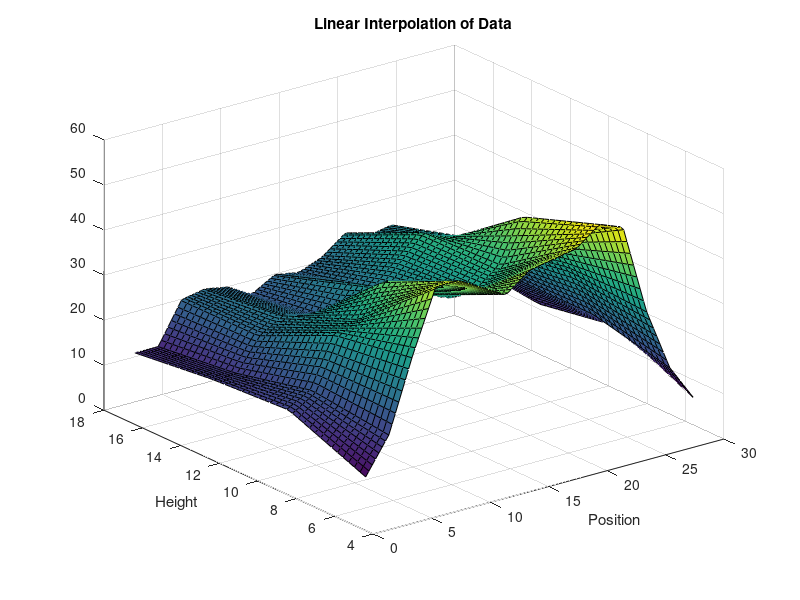
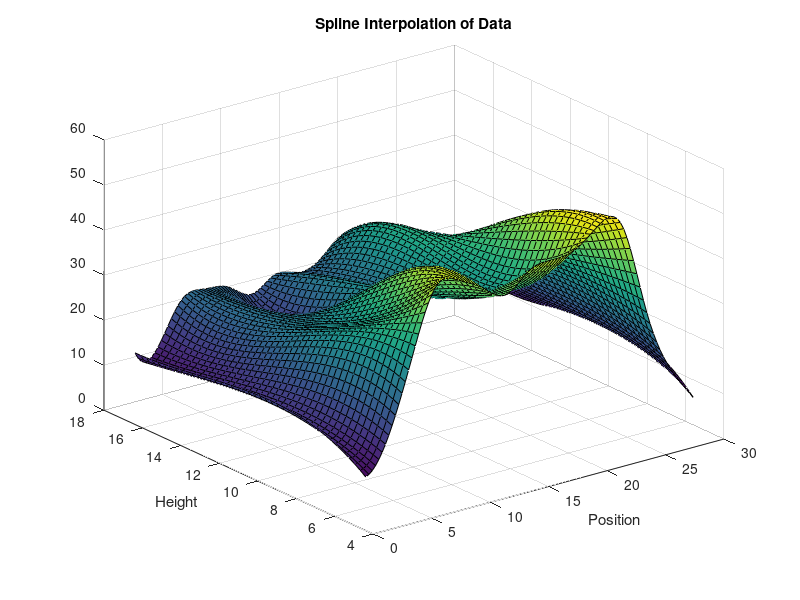

Reproduce these figures in MATLAB, in order.

 clear all; close all; clc;
 x = [1 3 5 7 9 11 13 15 17 19 21 23 25 27 29];
 y=  [5 9 13 17];
 Z = [10 18 34 48 48 45 42 46 47 48 52 50 30 16 8
    17 20 31 33 40 38 34 32 32 36 46 40 31 20 16
    16 16 23 26 24 22 29 26 31 36 33 32 28 20 13
    14 14 23 24 23 20 23 22 24 28 26 27 22 20 15];

[X, Y] = meshgrid(x, y);

xi = linspace(1, 29, 100);
yi = linspace(5, 17, 100 * (12/28)); %keep the aspect ratio
[XI, YI] = meshgrid(xi, yi);

ZI1 = interp2(X,Y,Z,XI,YI)
figure
surf(XI,YI,ZI1);
title('Linear Interpolation of Data');
xlabel('Position') % x-axis label
ylabel('Height') % y-axis label

ZI2 = interp2(X,Y,Z,XI,YI,'spline')
figure
surf(XI,YI,ZI2);
title('Spline Interpolation of Data');
xlabel('Position') % x-axis label
ylabel('Height') % y-axis label


% spline Matrix to txt
fid = fopen('Mymatrix.txt','wt');
for ii = 1:size(ZI2,1)
    fprintf(fid,'%g\t',ZI2(ii,:));
    fprintf(fid,'\n');
end
fclose(fid)